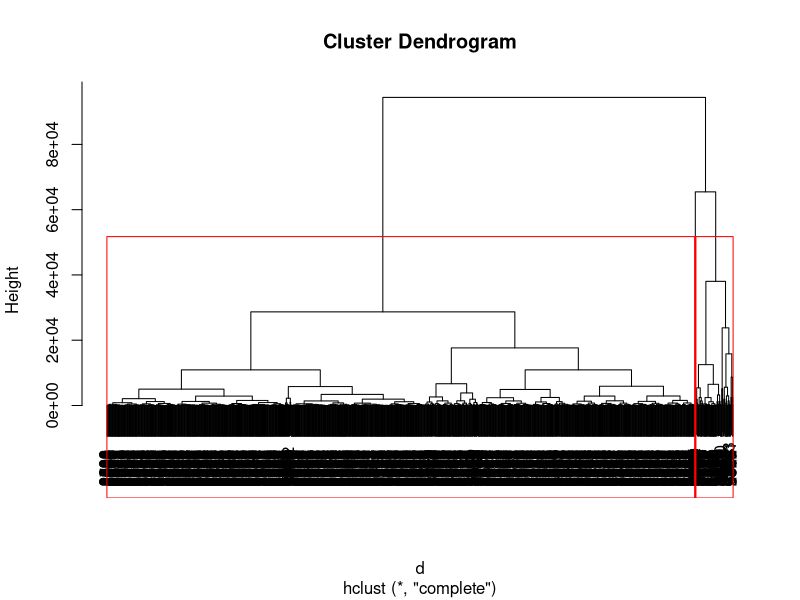
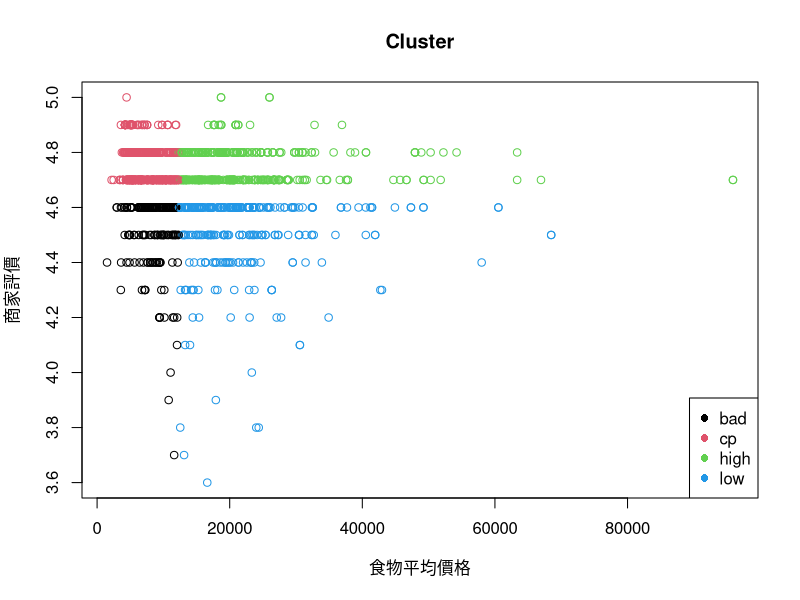
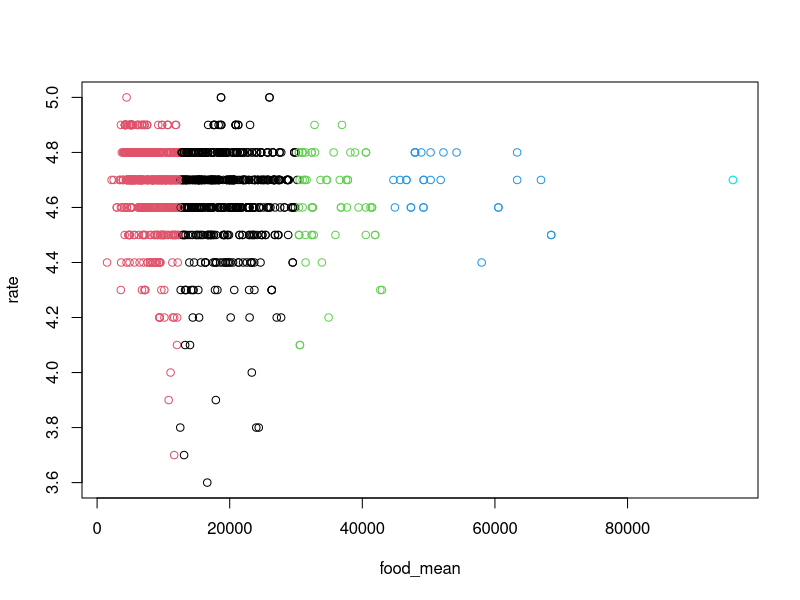
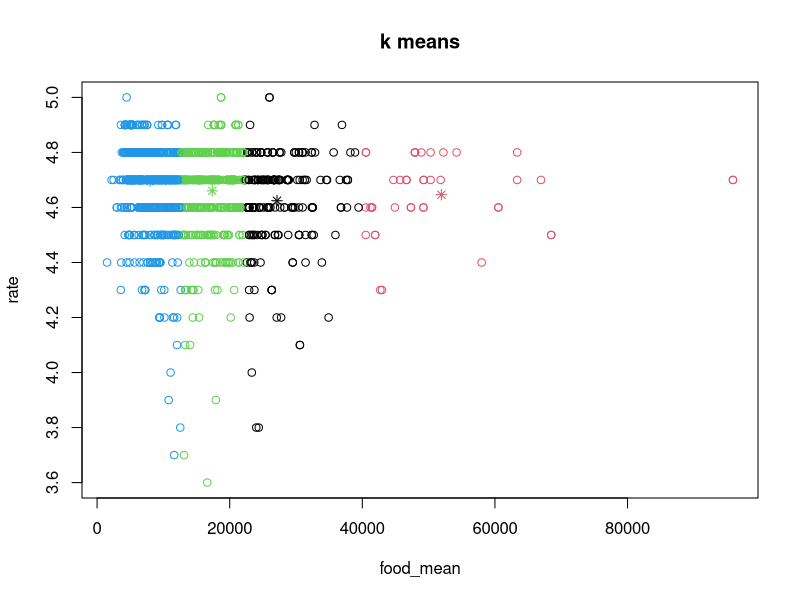

Write the R code that produced these figures, in order.
#cluster
store=read.csv("data/ubereat_1201.csv", header=TRUE, sep=",")
store = store[store$postcode>=100 & store$postcode<200, ]
store=store[apply(store,1,function(x) !any(is.na(x))), ] #remove NA row
store=store[store$rate_num!=0,]
DATA=store[,c("food_mean","rate")]
food_med=median(DATA$food_mean)
rate_med=median(DATA$rate)
store$class=NA
store$class[store$food_mean>=food_med & store$rate>=rate_med]="high"
store$class[store$food_mean< food_med & store$rate>=rate_med]="cp"
store$class[store$food_mean>=food_med & store$rate< rate_med]="low"
store$class[store$food_mean< food_med & store$rate< rate_med]="bad"
write.csv(store,"data/uber_all4class.csv")

png("result/4class_median.png")
plot(store$food_mean,store$rate,col=factor(store$class),xlab="食物平均價格",ylab="商家評價",main="Cluster",pch=1)
legend(x="bottomright",legend=c("bad","cp","high","low"),col=1:4,pch=16)
dev.off()

#HC
d=dist(as.matrix(DATA)) 
hc=hclust(d) 
plot(hc)
rect.hclust(hc,k=3,border="red")
cut=cutree(hc, k=5)

png("result/4class_hclust.png")
plot(DATA,col=cut)
dev.off()

#k means
cl=kmeans(DATA,center=4,nstart=1)
png("result/4class_kmean.png")
plot(DATA, col=cl$cluster,main="k means")
points(cl$centers, col=1:6, pch=8)
dev.off()
